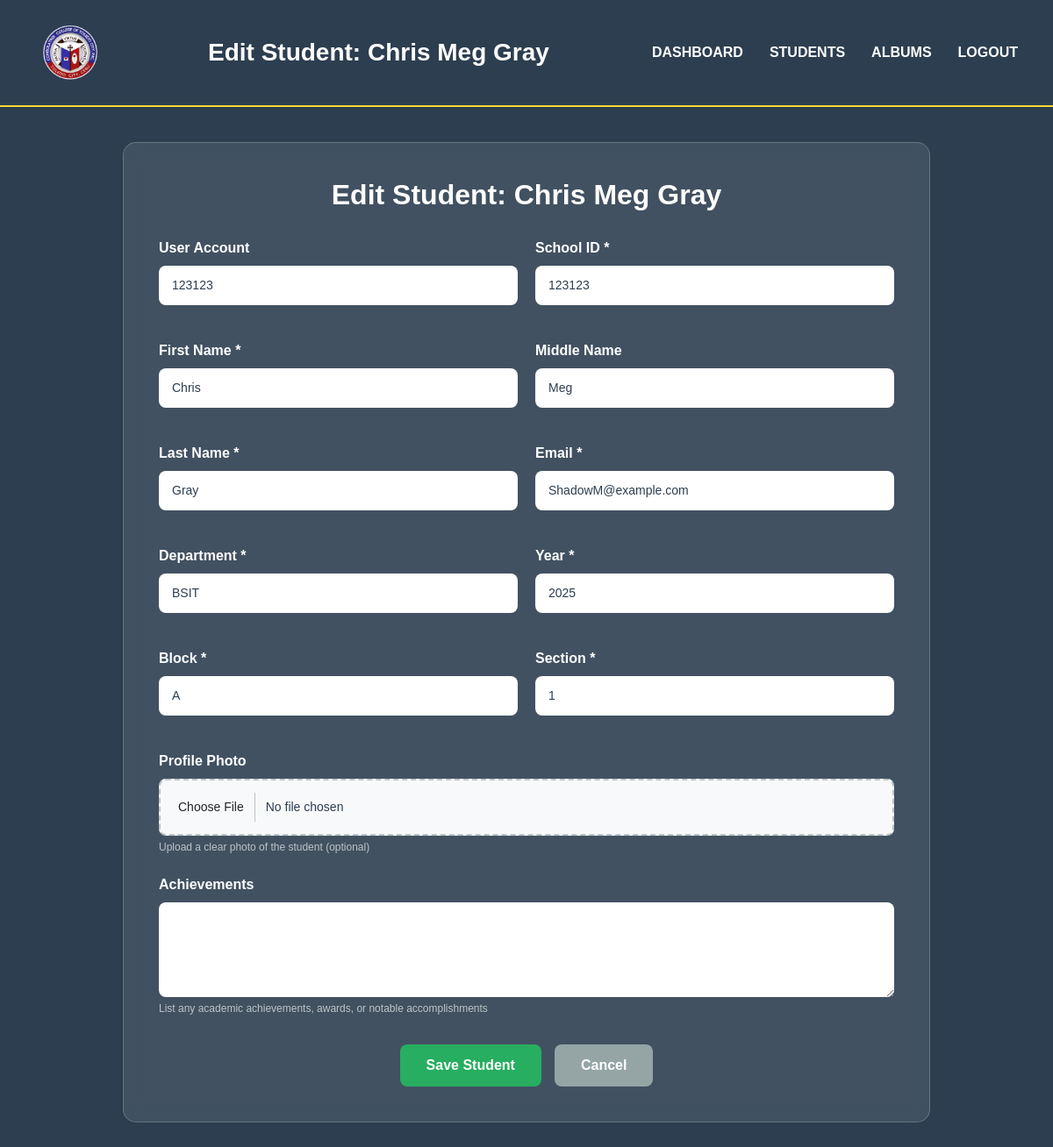
Before: /panel/students/1/edit/ (signed in) with the older database file.
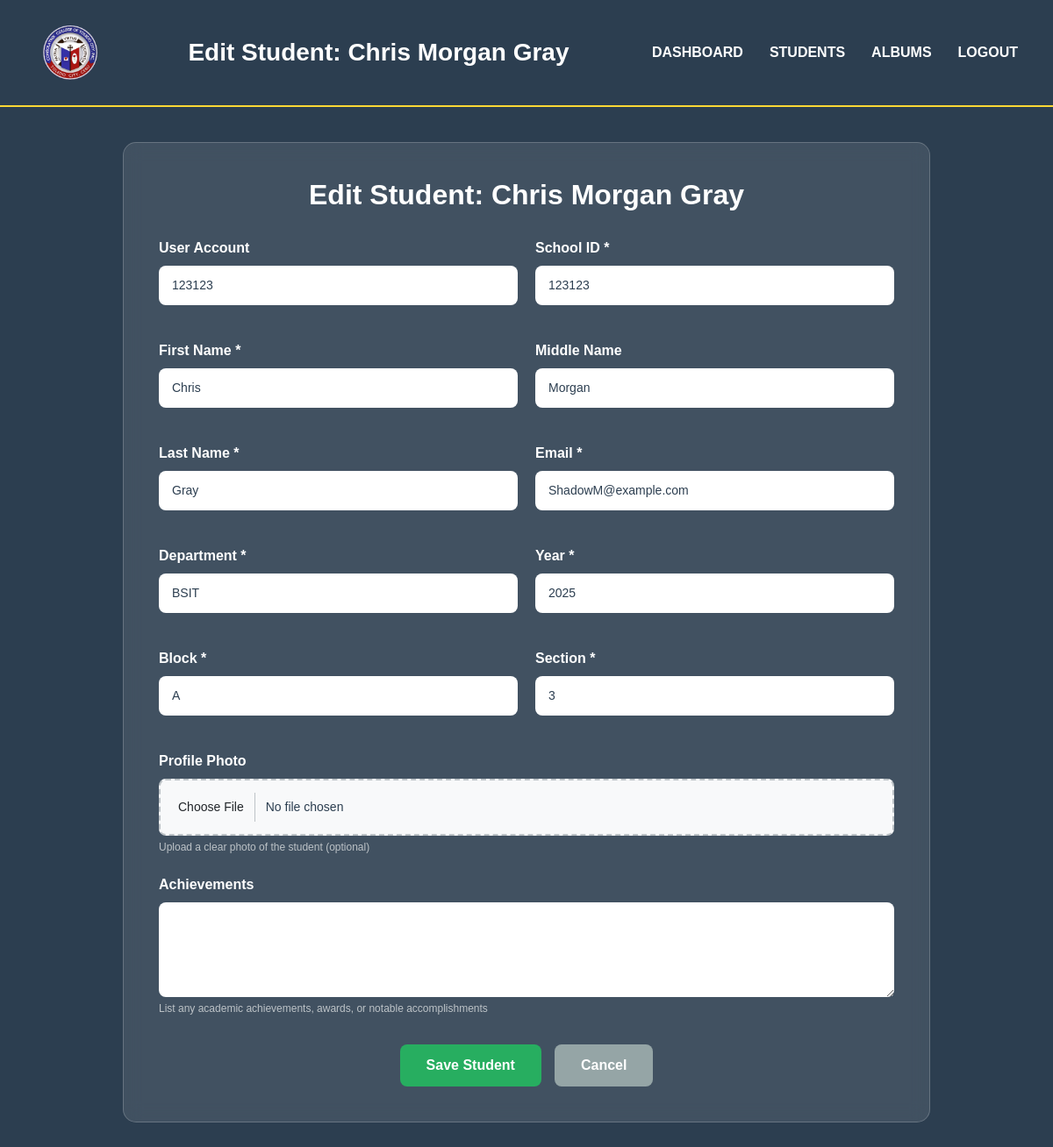
After: the same page with the newer database file.
### yearbook/models.py (models this page shows, shortened)
class Student(models.Model):
    DEPARTMENTS = [
        ('BSHM', 'BSHM'),
        ('STEM', 'STEM'),
        ('ABM', 'ABM'),
        ('BSIT', 'BSIT'),
        ('BSED', 'BSED'),
    ]
    YEARS = [
        ('2021', '2021'),
        ('2022', '2022'),
        ('2023', '2023'),
        ('2024', '2024'),
        ('2025', '2025'),
    ]
    user = models.OneToOneField(User, on_delete=models.CASCADE, null=True, blank=True)
    first_name = models.CharField(max_length=100)
    middle_name = models.CharField(max_length=100, blank=True)
    last_name = models.CharField(max_length=100)
    school_id = models.CharField(max_length=50, unique=True)
    email = models.EmailField()
    department = models.CharField(max_length=10, choices=DEPARTMENTS)
    year = models.CharField(max_length=4, choices=YEARS)
    block = models.CharField(max_length=10)
    section = models.CharField(max_length=50)
    profile_photo = models.ImageField(upload_to='profile_photos/', null=True, blank=True)
    achievements = models.TextField(blank=True)
    created_at = models.DateTimeField(default=timezone.now)
    @property
    def full_name(self):
        return f"{self.first_name} {self.middle_name} {self.last_name}".strip()

### yearbook/views.py (the view)
# urls.py: path('panel/students/<int:student_id>/edit/', views.admin_student_edit, name='admin_student_edit'),
@login_required
@user_passes_test(is_admin)
def admin_student_edit(request, student_id):
    student = get_object_or_404(Student, id=student_id)
    if request.method == 'POST':
        form = StudentForm(request.POST, request.FILES, instance=student)
        if form.is_valid():
            form.save()
            messages.success(request, 'Student updated successfully!')
            return redirect('admin_student_list')
    else:
        form = StudentForm(instance=student)
    context = {'form': form, 'title': f'Edit Student: {student.full_name}', 'student': student}
    return render(request, 'yearbook/admin_student_form.html', context)

### yearbook/forms.py
class StudentForm(forms.ModelForm):
    class Meta:
        model = Student
        fields = ['user', 'first_name', 'middle_name', 'last_name', 'school_id', 'email',
                 'department', 'year', 'block', 'section', 'profile_photo', 'achievements']
        widgets = {
            'user': forms.Select(attrs={'class': 'form-control'}),
            'first_name': forms.TextInput(attrs={'class': 'form-control'}),
            'middle_name': forms.TextInput(attrs={'class': 'form-control'}),
            'last_name': forms.TextInput(attrs={'class': 'form-control'}),
            'school_id': forms.TextInput(attrs={'class': 'form-control'}),
            'email': forms.EmailInput(attrs={'class': 'form-control'}),
            'department': forms.Select(attrs={'class': 'form-control'}),
            'year': forms.Select(attrs={'class': 'form-control'}),
            'block': forms.TextInput(attrs={'class': 'form-control'}),
            'section': forms.TextInput(attrs={'class': 'form-control'}),
            'profile_photo': forms.FileInput(attrs={'class': 'form-control'}),
            'achievements': forms.Textarea(attrs={'class': 'form-control', 'rows': 4}),
        }

### yearbook/template/yearbook/admin_student_form.html (shortened to what this page needs)
{% load static %}
<!DOCTYPE html>
<html lang="en">
<head>
  <link href="https://cdn.jsdelivr.net/npm/bootstrap@5.3.3/dist/css/bootstrap.min.css" rel="stylesheet">
</head>
<body>
  <header class="header">
    <img src="{% static 'images/Logo.png' %}" alt="College Logo" class="logo">
    <h1 class="header-title">{{ title }}</h1>
    <nav class="nav-links">
      <a href="{% url 'admin_dashboard' %}" class="nav-link">DASHBOARD</a>
      <a href="{% url 'admin_student_list' %}" class="nav-link">STUDENTS</a>
      <a href="{% url 'admin_album_list' %}" class="nav-link">ALBUMS</a>
      <a href="{% url 'logout' %}" class="nav-link">LOGOUT</a>
    </nav>
  </header>
  <div class="main-content">
    <div class="form-container">
      <h2 class="form-title">{{ title }}</h2>
      <form method="POST" enctype="multipart/form-data">
        <div class="form-row">
          <div class="form-group">
            <label class="form-label">User Account</label>
            {{ form.user }}
          </div>
          <div class="form-group">
            <label class="form-label">School ID *</label>
            {{ form.school_id }}
          </div>
        </div>
        <div class="form-row">
          <div class="form-group">
            <label class="form-label">First Name *</label>
            {{ form.first_name }}
          </div>
          <div class="form-group">
            <label class="form-label">Middle Name</label>
            {{ form.middle_name }}
          </div>
        </div>
        <div class="form-row">
          <div class="form-group">
            <label class="form-label">Last Name *</label>
            {{ form.last_name }}
          </div>
          <div class="form-group">
            <label class="form-label">Email *</label>
            {{ form.email }}
          </div>
        </div>
        <div class="form-row">
          <div class="form-group">
            <label class="form-label">Department *</label>
            {{ form.department }}
          </div>
          <div class="form-group">
            <label class="form-label">Year *</label>
            {{ form.year }}
          </div>
        </div>
        <div class="form-row">
          <div class="form-group">
            <label class="form-label">Block *</label>
            {{ form.block }}
          </div>
          <div class="form-group">
            <label class="form-label">Section *</label>
            {{ form.section }}
          </div>
        </div>
        <div class="form-group">
          <label class="form-label">Profile Photo</label>
          {{ form.profile_photo }}
          <small style="color: #BDC3C7; font-size: 12px;">Upload a clear photo of the student (optional)</small>
        </div>
        <div class="form-group">
          <label class="form-label">Achievements</label>
          {{ form.achievements }}
          <small style="color: #BDC3C7; font-size: 12px;">List any academic achievements, awards, or notable accomplishments</small>
        </div>
        <div class="form-actions">
          <button type="submit" class="btn btn-success">Save Student</button>
          <a href="{% url 'admin_student_list' %}" class="btn btn-secondary">Cancel</a>
        </div>
      </form>
    </div>
  </div>
</body>
</html>

Changed rows visible on the page:
changed Student "Chris": middle_name "Meg" → "Morgan"; section "1" → "3"
Other visible differences:
{{ title }}: "Edit Student: Chris Meg Gray" → "Edit Student: Chris Morgan Gray"
